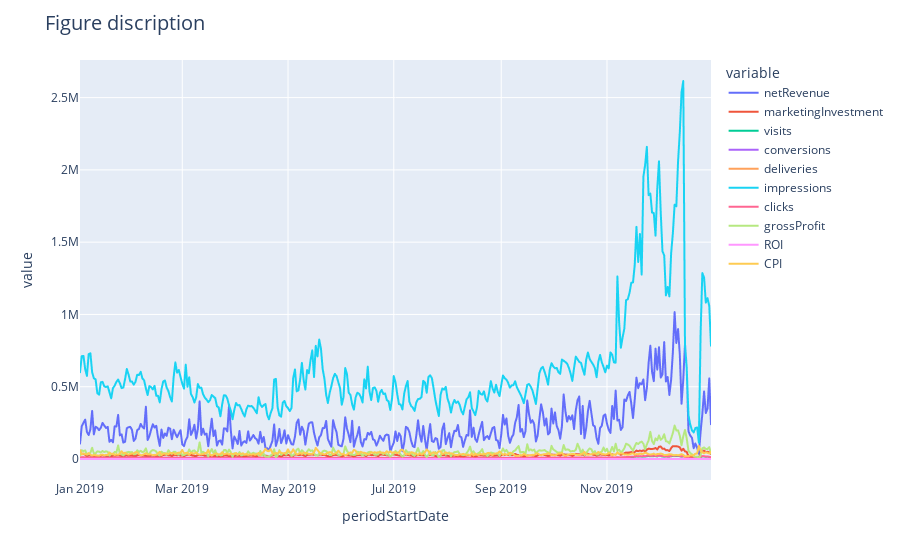

Notebook code cell kept with this figure:
### Code cell
fig1 = group_data.plot()
fig1.update_layout(title_text="Figure discription", title_font=dict(size=20))
fig1.update_layout(uniformtext_minsize=16, uniformtext_mode='hide')
fig1.show()

### Figure 1 — Plotly figure (JSON) as saved in the notebook; plotly's stock layout.template omitted (floating-point values rounded to 4 significant figures; data arrays with more than 128 entries replaced by an {"elided": "..."} marker saying what was removed)
{"data": [{"hovertemplate": "variable=netRevenue<br>periodStartDate=%{x}<br>value=%{y}<extra></extra>", "legendgroup": "netRevenue", "line": {"color": "#636efa", "dash": "solid"}, "mode": "lines", "name": "netRevenue", "showlegend": true, "type": "scattergl", "x": {"elided": "365 str values"}, "xaxis": "x", "y": {"elided": "365 float values"}, "yaxis": "y"}, {"hovertemplate": "variable=marketingInvestment<br>periodStartDate=%{x}<br>value=%{y}<extra></extra>", "legendgroup": "marketingInvestment", "line": {"color": "#EF553B", "dash": "solid"}, "mode": "lines", "name": "marketingInvestment", "showlegend": true, "type": "scattergl", "x": {"elided": "365 str values"}, "xaxis": "x", "y": {"elided": "365 float values"}, "yaxis": "y"}, {"hovertemplate": "variable=visits<br>periodStartDate=%{x}<br>value=%{y}<extra></extra>", "legendgroup": "visits", "line": {"color": "#00cc96", "dash": "solid"}, "mode": "lines", "name": "visits", "showlegend": true, "type": "scattergl", "x": {"elided": "365 str values"}, "xaxis": "x", "y": {"elided": "365 int values"}, "yaxis": "y"}, {"hovertemplate": "variable=conversions<br>periodStartDate=%{x}<br>value=%{y}<extra></extra>", "legendgroup": "conversions", "line": {"color": "#ab63fa", "dash": "solid"}, "mode": "lines", "name": "conversions", "showlegend": true, "type": "scattergl", "x": {"elided": "365 str values"}, "xaxis": "x", "y": {"elided": "365 int values"}, "yaxis": "y"}, {"hovertemplate": "variable=deliveries<br>periodStartDate=%{x}<br>value=%{y}<extra></extra>", "legendgroup": "deliveries", "line": {"color": "#FFA15A", "dash": "solid"}, "mode": "lines", "name": "deliveries", "showlegend": true, "type": "scattergl", "x": {"elided": "365 str values"}, "xaxis": "x", "y": {"elided": "365 int values"}, "yaxis": "y"}, {"hovertemplate": "variable=impressions<br>periodStartDate=%{x}<br>value=%{y}<extra></extra>", "legendgroup": "impressions", "line": {"color": "#19d3f3", "dash": "solid"}, "mode": "lines", "name": "impressions", "showlegend": true, "type": "scattergl", "x": {"elided": "365 str values"}, "xaxis": "x", "y": {"elided": "365 int values"}, "yaxis": "y"}, {"hovertemplate": "variable=clicks<br>periodStartDate=%{x}<br>value=%{y}<extra></extra>", "legendgroup": "clicks", "line": {"color": "#FF6692", "dash": "solid"}, "mode": "lines", "name": "clicks", "showlegend": true, "type": "scattergl", "x": {"elided": "365 str values"}, "xaxis": "x", "y": {"elided": "365 int values"}, "yaxis": "y"}, {"hovertemplate": "variable=grossProfit<br>periodStartDate=%{x}<br>value=%{y}<extra></extra>", "legendgroup": "grossProfit", "line": {"color": "#B6E880", "dash": "solid"}, "mode": "lines", "name": "grossProfit", "showlegend": true, "type": "scattergl", "x": {"elided": "365 str values"}, "xaxis": "x", "y": {"elided": "365 float values"}, "yaxis": "y"}, {"hovertemplate": "variable=ROI<br>periodStartDate=%{x}<br>value=%{y}<extra></extra>", "legendgroup": "ROI", "line": {"color": "#FF97FF", "dash": "solid"}, "mode": "lines", "name": "ROI", "showlegend": true, "type": "scattergl", "x": {"elided": "365 str values"}, "xaxis": "x", "y": {"elided": "365 float values"}, "yaxis": "y"}, {"hovertemplate": "variable=CPI<br>periodStartDate=%{x}<br>value=%{y}<extra></extra>", "legendgroup": "CPI", "line": {"color": "#FECB52", "dash": "solid"}, "mode": "lines", "name": "CPI", "showlegend": true, "type": "scattergl", "x": {"elided": "365 str values"}, "xaxis": "x", "y": {"elided": "365 float values"}, "yaxis": "y"}], "layout": {"legend": {"title": {"text": "variable"}, "tracegroupgap": 0}, "margin": {"t": 60}, "title": {"font": {"size": 20}, "text": "Figure discription"}, "uniformtext": {"minsize": 16, "mode": "hide"}, "xaxis": {"anchor": "y", "domain": [0, 1], "title": {"text": "periodStartDate"}}, "yaxis": {"anchor": "x", "domain": [0, 1], "title": {"text": "value"}}}}
